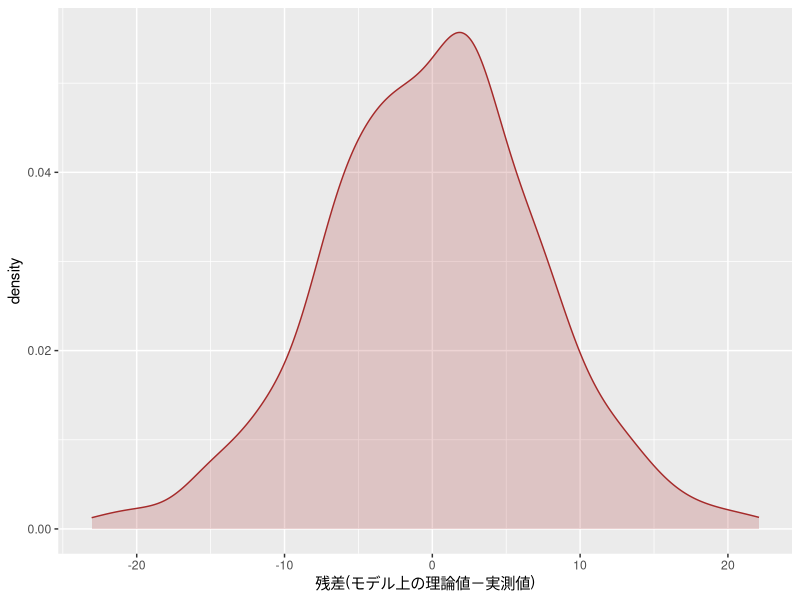
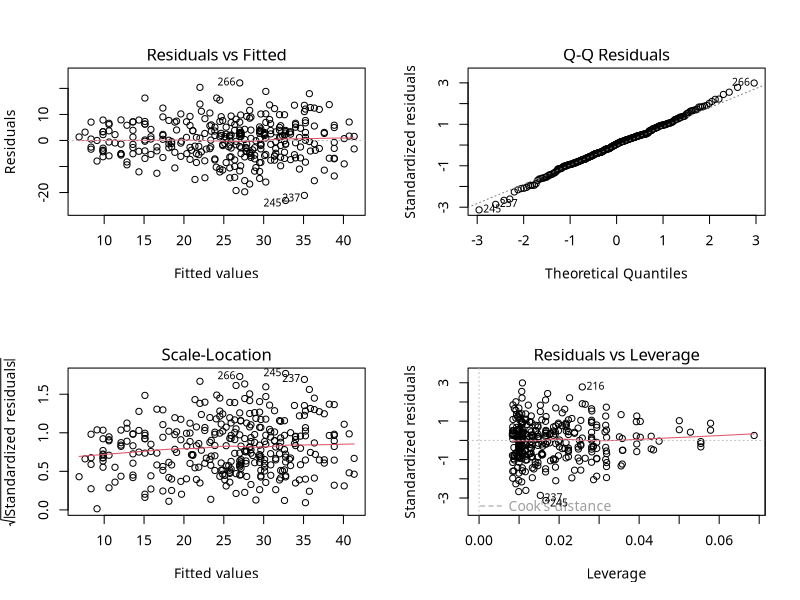

The R source for these figures, in order:
setwd("~/Dev/data-science-book/ch03/") # current directoryを設定
par(family = "HiraKakuProN-W3")  # 描画の文字設定1をmac用に変更

#残差の分布

#目的変数：残業時間 overtime
#説明変数：勤続年数 tenure
#　　　　　部門 section（Ademin, IT, Sales ）

#データの読込み
DF <- read.table("StaffOvertime.csv",
                 sep = ",",                #カンマ区切りのファイル
                 header = TRUE,            #1行目はヘッダー(列名)
                 stringsAsFactors = FALSE) #文字列を文字列型で取込む

#データフレームの先頭を表示
head(DF)

#交互作用を含むモデル
LM6 <- lm( overtime ~ section + tenure 
           + section*tenure, data=DF)
summary(LM6)

#残差の分布
library(ggplot2)
ggplot()+
  geom_density( aes(x=LM6$residuals), #LM6の残差
                color="brown",        #枠線をブラウン
                fill ="brown",        #塗りもブラウン
                alpha=0.2  ) +        #透明度を指定
  xlab("残差(モデル上の理論値－実測値)")  #軸ラベル

#標準で用意されているプロットを使って表示
par(mfrow=c(2,2))
plot(LM6)
par(mfrow=c(1,1))


